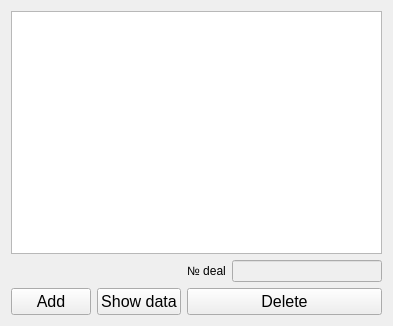
<?xml version="1.0" encoding="UTF-8"?>
<ui version="4.0">
 <class>UpdateData</class>
 <widget class="QWidget" name="UpdateData">
  <property name="geometry">
   <rect>
    <x>0</x>
    <y>0</y>
    <width>393</width>
    <height>326</height>
   </rect>
  </property>
  <property name="windowTitle">
   <string>Update data</string>
  </property>
  <layout class="QGridLayout" name="gridLayout">
   <item row="0" column="0" colspan="4">
    <widget class="QTableView" name="tableView"/>
   </item>
   <item row="1" column="2">
    <widget class="QLabel" name="label">
     <property name="text">
      <string>№ deal</string>
     </property>
    </widget>
   </item>
   <item row="1" column="3">
    <widget class="QLineEdit" name="lineEdit">
     <property name="enabled">
      <bool>false</bool>
     </property>
     <property name="readOnly">
      <bool>false</bool>
     </property>
    </widget>
   </item>
   <item row="2" column="0">
    <widget class="QPushButton" name="pButtonUAdd">
     <property name="font">
      <font>
       <pointsize>12</pointsize>
      </font>
     </property>
     <property name="text">
      <string>Add</string>
     </property>
    </widget>
   </item>
   <item row="2" column="1">
    <widget class="QPushButton" name="pushButton">
     <property name="font">
      <font>
       <pointsize>12</pointsize>
      </font>
     </property>
     <property name="text">
      <string>Show data</string>
     </property>
    </widget>
   </item>
   <item row="2" column="2" colspan="2">
    <widget class="QPushButton" name="pButtonUDelete">
     <property name="font">
      <font>
       <pointsize>12</pointsize>
      </font>
     </property>
     <property name="text">
      <string>Delete</string>
     </property>
    </widget>
   </item>
  </layout>
 </widget>
 <resources/>
 <connections/>
</ui>
